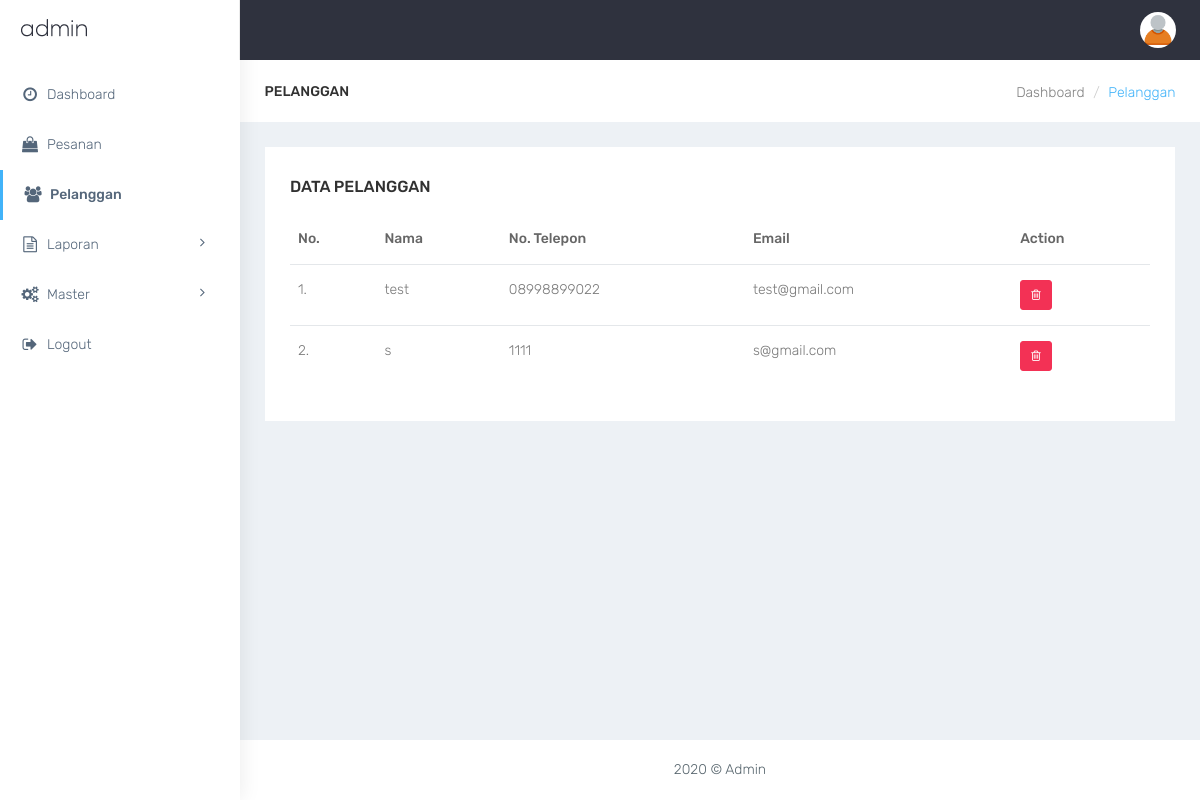
Screenshot of /admin/index.php?p=pelanggan (signed in) with the database file from the repository.
### tables this page shows
CREATE TABLE `pelanggan` (
  `id_pelanggan` int(11) NOT NULL AUTO_INCREMENT,
  `nama_pelanggan` varchar(30)  DEFAULT NULL,
  `no_telp` varchar(13)  DEFAULT NULL,
  `email` varchar(30)  DEFAULT NULL,
  `password` varchar(10)  DEFAULT NULL,
  PRIMARY KEY (`id_pelanggan`)
);

### admin/pelanggan.php (the view, shortened to what this page needs)
<div class="row bg-title">
    <div class="col-lg-3 col-md-4 col-sm-4 col-xs-12">
        <h4 class="page-title">Pelanggan</h4>
    </div>
    <div class="col-lg-9 col-sm-8 col-md-8 col-xs-12">
        <ol class="breadcrumb">
            <li><a href="?p=dashboard">Dashboard</a></li>
            <li class="active">Pelanggan</li>
        </ol>
    </div>
</div>
<div class="row">
    <div class="col-md-12">
        <div class="white-box">
            <h3 class="box-title">DATA PELANGGAN</h3>
            <table class="table">
                <thead>
                    <tr>
                        <th>No.</th>
                        <th>Nama</th>
                        <th>No. Telepon</th>
                        <th>Email</th>
                        <th>Action</th>
                    </tr>
                </thead>
                <tbody>
                    <?php
                        $query1 = " SELECT * FROM pelanggan";
                        $exc_query1 = mysqli_query($con,$query1);
                        $no = 1;
                        while ( $value1 = mysqli_fetch_array($exc_query1))
                        {
                            echo "<tr>";
                            echo "<td>".$no++.".</td>";
                            echo "<td>".$value1['nama_pelanggan']."</td>";
                            echo "<td>".$value1['no_telp']."</td>";
                            echo "<td>".$value1['email']."</td>";
                            echo "<td><button class='btn btn-sm btn-danger' title='Hapus' onclick='hapus(\"$value1[id_pelanggan]\",\"$value1[nama_pelanggan]\")'><i class='fa fa-trash-o'></i></button></td>";
                            echo "</tr>";
                        }
                    ?>
                </tbody>
            </table>
        </div>
    </div>
</div>

### admin/css/colors/default.css (style rules this page uses)
body { background: #fff; }
.bg-title .breadcrumb .active { color: #41b3f9; }

### rows the page displays
pelanggan: nama_pelanggan "test", no_telp "08998899022", email "test@gmail.com"
pelanggan: nama_pelanggan "s", no_telp "1111", email "s@gmail.com"
